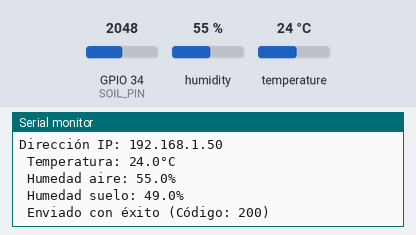
Simulated run of this sketch. Board: ESP32. On the bench: the last lines printed to the serial monitor. Inputs (shaded band) come from the test bench; at power-on: humidity 55 %, GPIO 34 (SOIL_PIN) = 2048, temperature 24 °C. WiFi joins after 1.5 s; servers stay silent unless stated; uploads are accepted with an empty reply.

Above: at 2.7 s.
2.8 s: humidity set to 22 %
At 3.91 s:
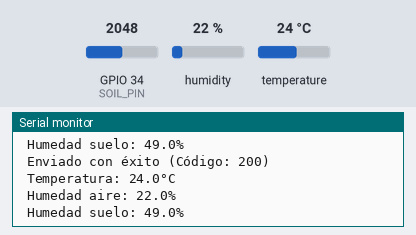
5.8 s: GPIO 34 (SOIL_PIN) set to 2866
At 7.1 s:
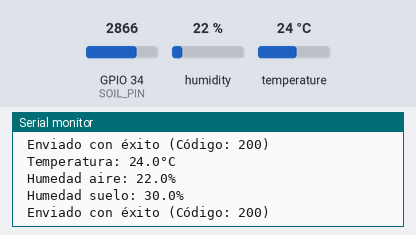
8.8 s: temperature set to 12 °C
At 10.58 s:
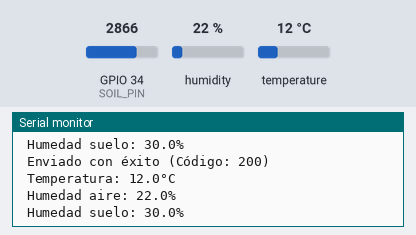
11.8 s: GPIO 34 (SOIL_PIN) set to 3603
At 13.6 s:
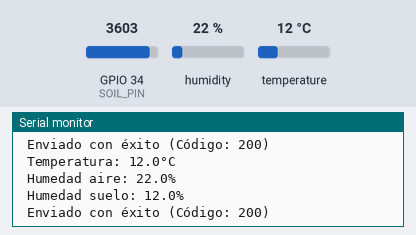
14.8 s: humidity set to 40 %
At 16.2 s:
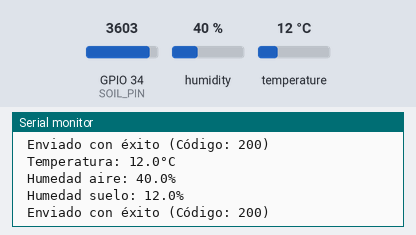
Timing chart, 0 to 17.8 s (numbered marks = the images above; inputs shaded):
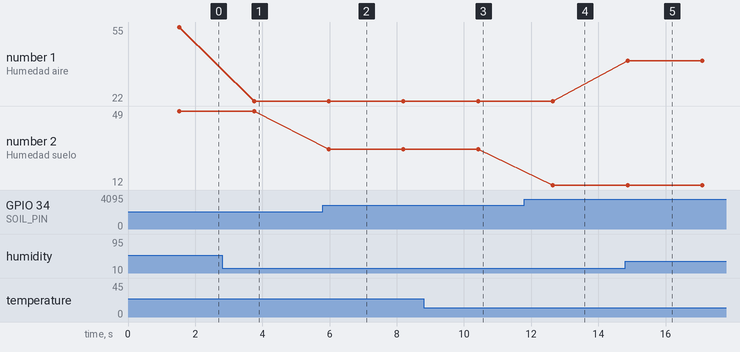

Measured:
- after the input at 2.8 s, the serial monitor: prints a new line after 0.95 s (image 1)
- after the input at 5.8 s, the serial monitor: prints a new line after 0.17 s (image 2)
- after the input at 8.8 s, the serial monitor: prints a new line after 1.6 s (image 3)
- after the input at 11.8 s, the serial monitor: prints a new line after 0.85 s (image 4)
- after the input at 14.8 s, the serial monitor: prints a new line after 0.07 s (image 5)
- plotted number 1: 55 → 22 after the input at 2.8 s, 22 → 40 after the input at 14.8 s
- plotted number 2: 49 → 30 after the input at 5.8 s

The sketch:

sketch.ino
```cpp
#include <WiFi.h>
#include <HTTPClient.h>
#include "DHT.h"

// --- CONFIGURACIÓN WIFI ---
const char* ssid = "Fliapazmunoz";
const char* password = "Fliapazmunoz123";

// --- CONFIGURACIÓN DEL DHT ---
#define DHTPIN 2        // Pin GPIO donde conectas el DHT11
#define DHTTYPE DHT11
DHT dht(DHTPIN, DHTTYPE);

// --- SENSOR CAPACITIVO DE HUMEDAD DEL SUELO ---
#define SOIL_PIN 34     // Pin analógico (solo lectura ADC)

// --- URL del API ---
String serverName = "http://ec2-3-80-141-213.compute-1.amazonaws.com:8080/sensor/";

void setup() {
  Serial.begin(115200);
  dht.begin();

  // --- Conexión WiFi ---
  WiFi.begin(ssid, password);
  Serial.print("Conectando a WiFi");
  while (WiFi.status() != WL_CONNECTED) {
    delay(500);
    Serial.print(".");
  }
  Serial.println("\n Conectado al WiFi");
  Serial.print("Dirección IP: ");
  Serial.println(WiFi.localIP());
}

void loop() {
  if (WiFi.status() == WL_CONNECTED) {
    // --- Lectura del DHT11 ---
    float humedad_aire = dht.readHumidity();
    float temperatura = dht.readTemperature();

    // --- Lectura del sensor de humedad del suelo ---
    int valor_analogico = analogRead(SOIL_PIN);
    // El sensor devuelve valores entre 0 (húmedo) y 4095 (seco)
    float humedad_suelo = map(valor_analogico, 4095, 0, 0, 100);

    // Validar lecturas
    if (isnan(humedad_aire) || isnan(temperatura)) {
      Serial.println(" Error al leer el DHT11");
      delay(2000);
      return;
    }

    // --- Mostrar valores en consola ---
    Serial.println(" Temperatura: " + String(temperatura, 1) + "°C");
    Serial.println(" Humedad aire: " + String(humedad_aire, 1) + "%");
    Serial.println(" Humedad suelo: " + String(humedad_suelo, 1) + "%");

    // --- Construir JSON ---
    String jsonData = "{\"humedad_aire\":" + String(humedad_aire, 1) +
                      ", \"humedad_suelo\":" + String(humedad_suelo, 1) +
                      ", \"temperatura\":" + String(temperatura, 1) + "}";

    // --- Enviar al servidor ---
    HTTPClient http;
    http.begin(serverName);
    http.addHeader("Content-Type", "application/json");

    int httpResponseCode = http.POST(jsonData);

    if (httpResponseCode > 0) {
      Serial.println(" Enviado con éxito (Código: " + String(httpResponseCode) + ")");
    } else {
      Serial.println(" Error al enviar: " + String(httpResponseCode));
    }

    http.end();
  } else {
    Serial.println(" WiFi desconectado. Reintentando...");
    WiFi.reconnect();
  }

  delay(2000); // Enviar cada 2 segundos
}
```
